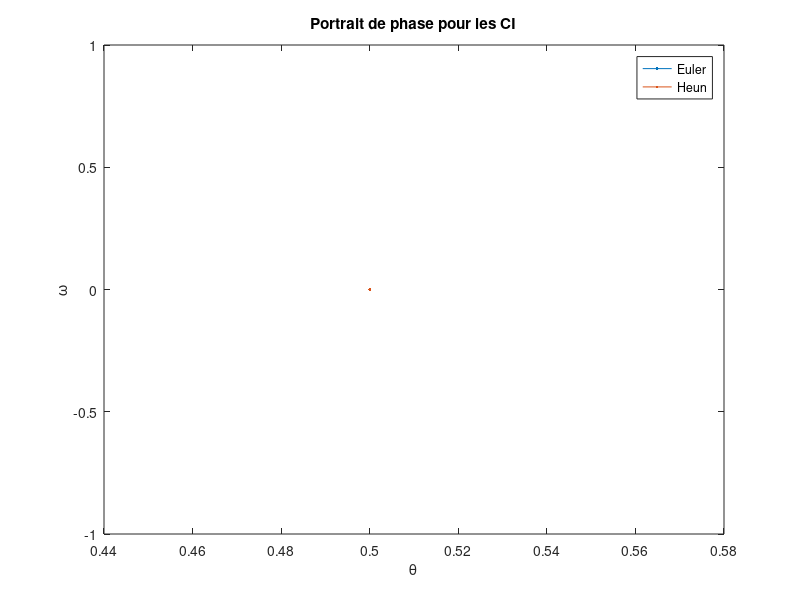
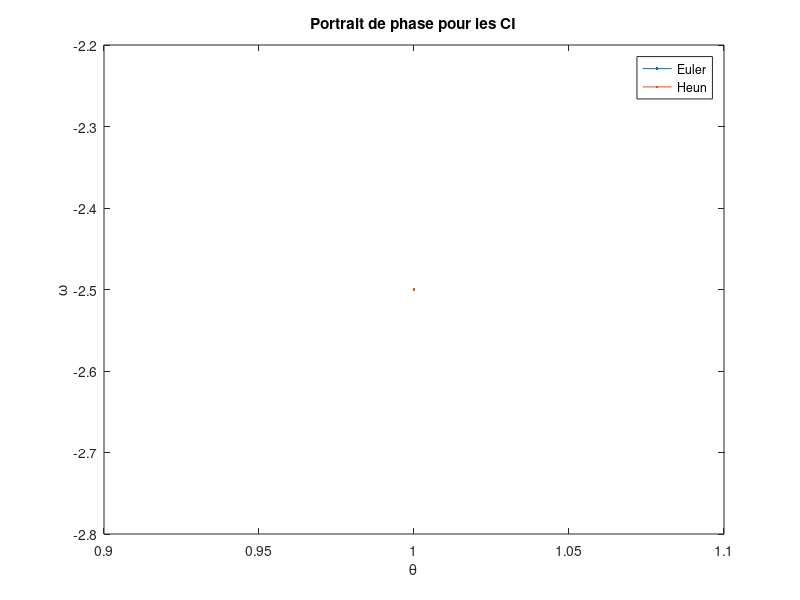
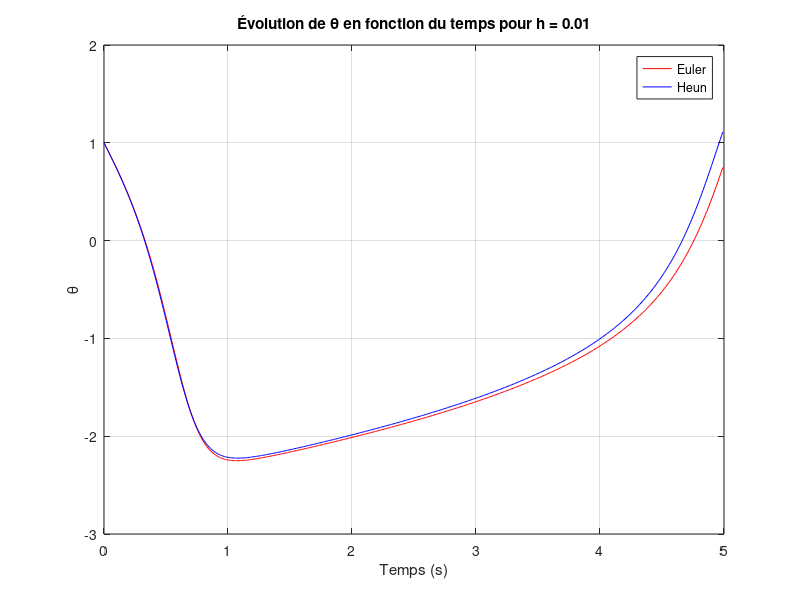
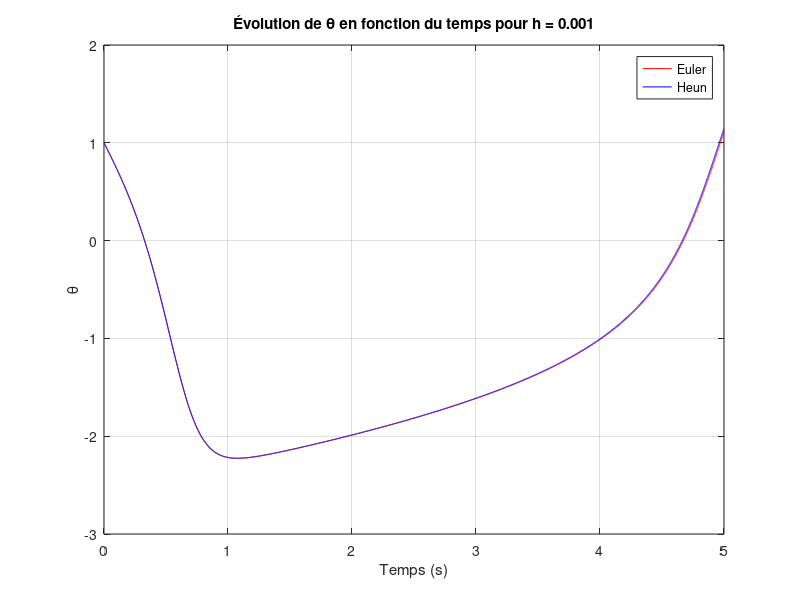

Reproduce these figures in MATLAB, in order. (Note: this script raises an error after producing the figures.)
% vanderpol_main.m
% Programme principal pour simuler l'oscillateur de Van der Pol avec Euler et Heun

clc; clear; close all;

% Paramètres (pas, temps et iterations) et conditions initiales
epsilon = 2;
T = input('Entrez la durée de simulation (s) : '); % 50 bon temps
h = input('Entrez le pas de temps (s) : '); % 0.01 pas ideal
N = T / h;

% Conditions initiales : [theta_0, omega_0]
CI = [0.5, 0.0; 1.0, -2.5];

% Fonction "anonyme" f(theta, omega)
f = @(theta, omega) epsilon * (1 - theta^2) * omega - theta;

% Boucle sur les conditions initiales
for i = 1:size(CI, 1)
    % Initialisation des variables pour Euler et Heun
    theta_e = zeros(1, N);  omega_e = zeros(1, N);
    theta_h = zeros(1, N);  omega_h = zeros(1, N);

    % Conditions initiales
    theta_e(1) = CI(i, 1);  omega_e(1) = CI(i, 2);
    theta_h(1) = CI(i, 1);  omega_h(1) = CI(i, 2);

    % Boucle Euler
    for n = 1:N-1
        theta_e(n+1) = theta_e(n) + h * omega_e(n);
        omega_e(n+1) = omega_e(n) + h * f(theta_e(n), omega_e(n));
    end

    % Boucle Heun
    for n = 1:N-1
        i1_theta = h * omega_h(n);    
        i1_omega = h * f(theta_h(n), omega_h(n));    
        
        i2_theta = h * (omega_h(n) + i1_omega);    
        i2_omega = h * f(theta_h(n) + i1_theta, omega_h(n) + i1_omega);    
        
        theta_h(n+1) = theta_h(n) + 0.5 * (i1_theta + i2_theta);    
        omega_h(n+1) = omega_h(n) + 0.5 * (i1_omega + i2_omega);
    end

    % Tracer les résultats pour les deux méthodes
    figure;
    plot(theta_e, omega_e, 'DisplayName', 'Euler');
    hold on;
    plot(theta_h, omega_h, 'DisplayName', 'Heun');
    title(['Portrait de phase pour les CI']);
    xlabel('\theta');  ylabel('\omega');
    legend;
    hold off;
end

% Analyse d'erreurs
h_err = 10.^(-2:-1:-6);
erreurs = [];

for j = 1:length(h_err)
    h = h_err(j);
    N = T / h;
    
    % Ré-exécuter les boucles pour chaque h
    for i = 1:size(CI, 1)
        % Initialisation des variables pour Euler et Heun
        theta_e = zeros(1, N);  omega_e = zeros(1, N);
        theta_h = zeros(1, N);  omega_h = zeros(1, N);

        % Conditions initiales
        theta_e(1) = CI(i, 1);  omega_e(1) = CI(i, 2);
        theta_h(1) = CI(i, 1);  omega_h(1) = CI(i, 2);

        % Boucle Euler
        for n = 1:N-1
            theta_e(n+1) = theta_e(n) + h * omega_e(n);
            omega_e(n+1) = omega_e(n) + h * f(theta_e(n), omega_e(n));
        end

        % Boucle Heun
        for n = 1:N-1
            i1_theta = h * omega_h(n);    
            i1_omega = h * f(theta_h(n), omega_h(n));    
            
            i2_theta = h * (omega_h(n) + i1_omega);    
            i2_omega = h * f(theta_h(n) + i1_theta, omega_h(n) + i1_omega);    
            
            theta_h(n+1) = theta_h(n) + 0.5 * (i1_theta + i2_theta);    
            omega_h(n+1) = omega_h(n) + 0.5 * (i1_omega + i2_omega);
        end

        % Calcul de l'erreur relative
        theta_th = max(theta_h);
        theta_exp = max(theta_e);
        err_rel = abs((theta_exp - theta_th) / theta_th);
        erreurs = [erreurs, err_rel];
    end

    % Tracé des solutions en fonction du temps
    t = 0:h:T-h;
    figure;
    plot(t, theta_e, 'r', 'DisplayName', 'Euler');
    hold on;
    plot(t, theta_h, 'b', 'DisplayName', 'Heun');
    xlabel('Temps (s)');
    ylabel('\theta');
    title(['Évolution de \theta en fonction du temps pour h = ', num2str(h)]);
    legend;
    grid on;
    hold off;
end

% Affichage du tableau des erreurs
fprintf('h Erreur Relative\n');
for i = 1:length(h_err)
    fprintf('%e %e\n', h_err(i), erreurs(i));
end

% Tracé unique de log(erreur relative) vs log(h)
figure;
loglog(h_err, erreurs, '-o');
xlabel('log(h)');
ylabel('log(erreur relative)');
title('Erreur relative en fonction du pas de temps h');